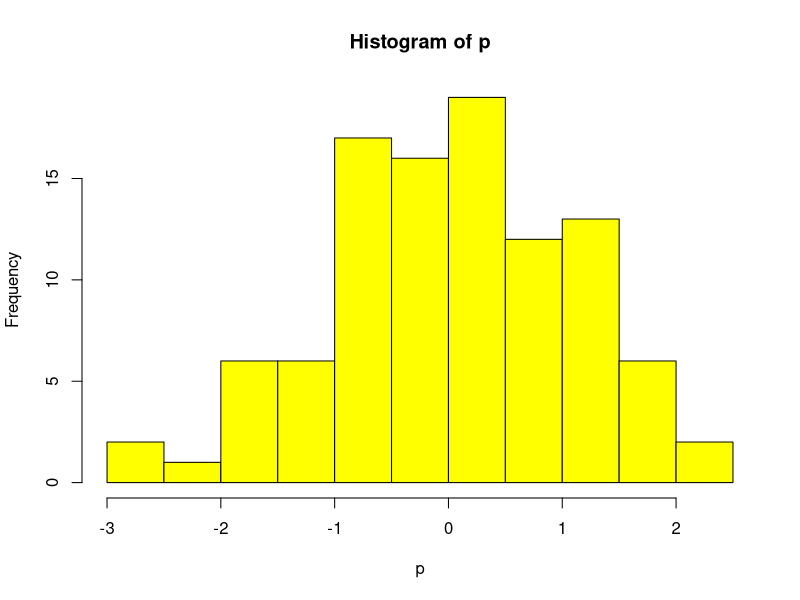
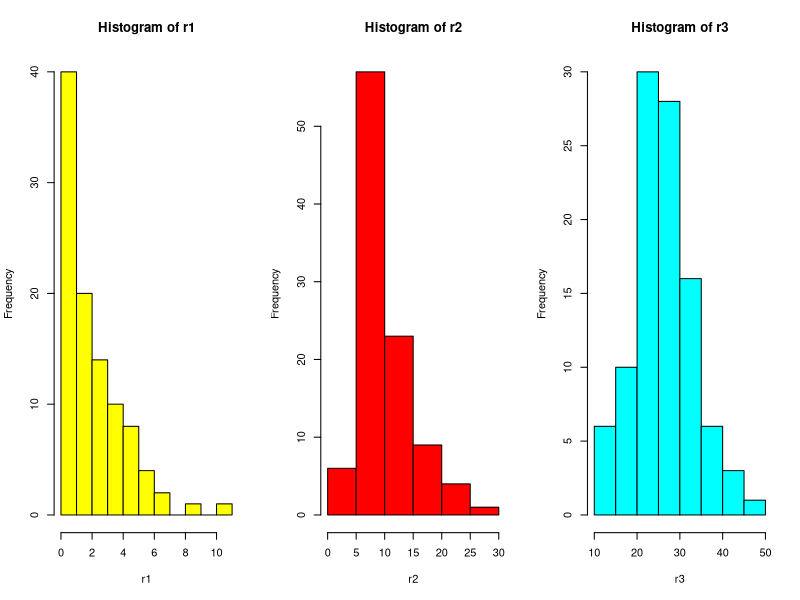
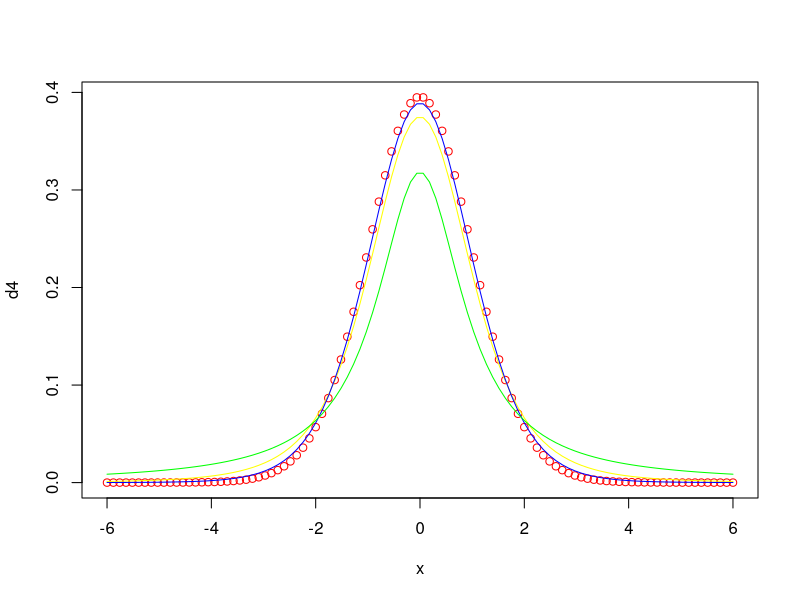
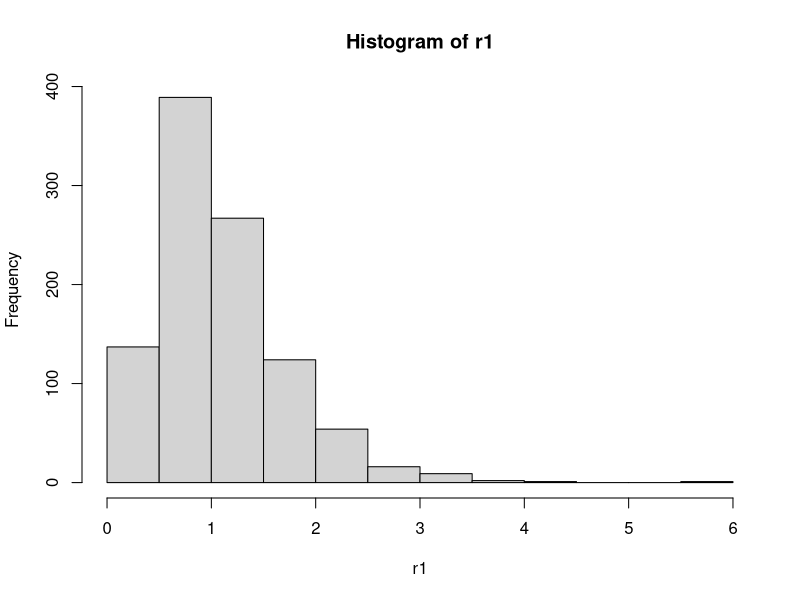

These charts were generated, in order, by the following R code:
# (1) Use the rt(n, df) function in r to investigate the t-distribution for n = 100 and df = n − 1 and plot
# the histogram for the same

par(mfrow =c(1,1))
n <- 100 
df <- n-1
p <- rt(n,df)
cat("T distribution for p:", p)
hist(p, col = 'yellow')


# (2) Use the rchisq(n, df) function in r to investigate the chi-square distribution with n = 100 and
# df = 2, 10, 25.

par(mfrow =c(1,3))
n <- 100
df <- c(2,10,25)
r1 <- rchisq(n,df[1])
r2 <- rchisq(n,df[2])
r3 <- rchisq(n,df[3])
hist(r1, col ="yellow")
hist(r2, col ="red")
hist(r3, col ="cyan")


# (3) Generate a vector of 100 values between -6 and 6. Use the dt() function in r to find the values of a
# t-distribution given a random variable x and degrees of freedom 1,4,10,30. Using these values plot
# the density function for students t-distribution with degrees of freedom 30. Also shows a comparison
# of probability density functions having different degrees of freedom (1,4,10,30).

par(mfrow =c(1,1))

x <- seq(-6, 6, length = 100)
d1 <- dt(x,1)   # these are my density functions  d1, d2 d3 and d4
d2 <- dt(x,4)
d3 <- dt(x,10)
d4 <- dt(x,30)

plot(x, d4,col='red')
lines(x, d2,col='yellow')
lines(x, d3,col='blue')
lines(x, d1,col='green')




# (4) Write a r-code
# (i) To find the 95th percentile of the F-distribution with (10, 20) degrees of freedom.
# (ii) To calculate the area under the curve for the interval [0, 1.5] and the interval [1.5, +∞) of
# a F-curve with v1 = 10 and v2 = 20 (USE pf()).
# (iii) To calculate the quantile for a given area (= probability) under the curve for a F-curve
# with v1 = 10 and v2 = 20 that corresponds to q = 0.25, 0.5, 0.75 and 0.999. (use the qf())
# (iv) To generate 1000 random values from the F-distribution with v1 = 10 and v2 = 20 (use
# rf())and plot a histogram.

#i)
f1 <- qf(0.95,10,20)
print(f1)

# ii)
p1 <- pf(1.5, 10, 20)
print(p1)

p2 <- 1-p1
print(p2)
# OR
p3 <- pf(1.5, 10,20, lower.tail = FALSE)
print(p3)


#iii)
f5 <- qf(c(0.25, 0.5, 0.75, 0.999), 10, 20)
print(f5)


#iv) 
r1 <- rf(1000, 10,20)
hist(r1)

















